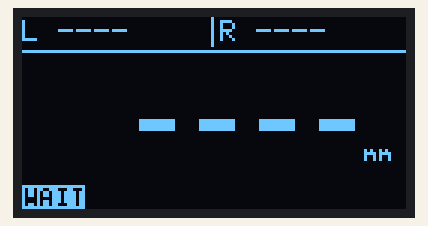
This sketch was run on a simulated ESP32. Shown: 128×64 one-colour display. What the sketch prints to the serial monitor is not drawn.

Above: at 1.4 s.

The sketch:

coupler_height.ino
```cpp
// KORAIL 연결기 높이 측정기 — 이중 레이저 삼각측량
// 밑변(궤간) + 두 레이저 거리(SSS)로 회전축(꼭짓점) 높이를 계산해 OLED에 표시한다.
// 센서: JRT C5B/RX 계열 ×2 (UART), OLED: SSD1309 128x64 (I2C), MCU: ESP32 DevKitC
// 원리: docs/measurement-principle.md, 배선: docs/hardware.md, 보정: docs/calibration.md

#include <Wire.h>
#include <U8g2lib.h>

// ================= 하드웨어 =================
#define S1_RX 16
#define S1_TX 17
#define S2_RX 25
#define S2_TX 26
#define SENSOR_BAUD 9600

#define OLED_SDA 21
#define OLED_SCL 22
#define OLED_ADDR 0x3C

// ================= 측정 / 표시 =================
#define EMA_ALPHA    0.8f     // 1.0 = 필터 없음
#define JUMP_SNAP_MM 50.0f    // 이만큼 튀면 필터 무시하고 즉시 반영
#define STALE_MS     400      // 이 시간 넘게 새 값 없으면 '과거 데이터'
#define DISPLAY_HZ   10
#define FRAME_LEN    12
#define DIST_SCALE   10.0f    // 거리 보정 배율
#define RAW_DEBUG    0        // 1 = 원시 바이트 덤프

// ================= 센서 시작 =================
#define BOOT_DELAY_MS 1000    // 전원 켜고 센서 부팅 대기
#define START_GAP_MS  300     // 두 센서 명령 사이 간격
#define RESTART_MS    2000    // 이 시간 응답 없으면 재시작

// ================= 삼각측량 =================
#define BASE_MM      1435.0f  // 밑변: 두 레이저 점 사이 거리
#define L_OFFSET_MM  0.0f     // 좌 레이저 0점 보정 (측정값에 더함)
#define R_OFFSET_MM  0.0f     // 우 레이저 0점 보정 (측정값에 더함)
#define H_GAIN       1.0f     // 최종 높이 보정: 기울기  (tools/calibrate.py 결과)
#define H_OFFSET_MM  0.0f     // 최종 높이 보정: 절편 (mm)

const uint8_t CMD_CONT[] = {0xAA,0x00,0x00,0x21,0x00,0x01,0x00,0x00,0x22};

U8G2_SSD1309_128X64_NONAME0_F_HW_I2C u8g2(U8G2_R0, U8X8_PIN_NONE);

struct Sensor {
  HardwareSerial *port;
  const char *tag;
  uint8_t  buf[FRAME_LEN];
  int      idx;
  float    mm, filt;
  bool     valid, err;
  uint32_t samples, rateCount, lastRx, lastGood;
  float    rateHz;
};

// S2(Serial1, 25/26) = 좌(L), S1(Serial2, 16/17) = 우(R)
Sensor sL = {&Serial1, "L"};
Sensor sR = {&Serial2, "R"};

struct Tri {
  bool  ok;   // 삼각형 성립
  float h;    // 꼭짓점 높이 (mm)
  float y;    // 꼭짓점이 밑변 중앙에서 좌우로 벗어난 양 (+ = R쪽)
};

// ================= 센서 수신 =================
static inline uint8_t bcd(uint8_t b) { return (b >> 4) * 10 + (b & 0x0F); }

void decode(Sensor &s) {
  s.lastRx = millis();

  if (s.buf[6] == 0xEE) { s.err = true; return; }
  s.err = false;

  float raw = bcd(s.buf[6]) * 1000.0f + bcd(s.buf[7]) * 100.0f +
              bcd(s.buf[8]) * 10.0f   + bcd(s.buf[9]) * 0.1f;
  s.mm = raw * DIST_SCALE;

  if (!s.valid || fabsf(s.mm - s.filt) > JUMP_SNAP_MM) s.filt = s.mm;
  else s.filt += EMA_ALPHA * (s.mm - s.filt);

  s.valid = true;
  s.lastGood = millis();
  s.samples++;
  s.rateCount++;
}

void feed(Sensor &s, uint8_t b) {
  if (s.idx == 0 && b != 0xAA) return;
  s.buf[s.idx++] = b;
#if RAW_DEBUG
  Serial.printf("%02X ", b);
#endif
  if (s.idx < FRAME_LEN) return;
  s.idx = 0;
  decode(s);
#if RAW_DEBUG
  if (s.err) Serial.printf("| %s  EE (반사 없음)\n", s.tag);
  else       Serial.printf("| %s  %.1f mm\n", s.tag, s.mm);
#endif
}

void service(Sensor &s) {
  while (s.port->available()) feed(s, s.port->read());
}

void startSensor(Sensor &s) {
  s.port->write(CMD_CONT, sizeof(CMD_CONT));
  s.lastRx = millis();
}

// ================= 삼각측량 =================
// 밑변 D, 좌 변 a, 우 변 b (서로 달라도 됨) → 꼭짓점 높이
Tri solveTri(float a, float b) {
  Tri t = {false, 0.0f, 0.0f};
  const float D = BASE_MM;
  if (a <= 0.0f || b <= 0.0f) return t;

  const float x  = (a * a - b * b + D * D) / (2.0f * D);  // 좌 착점 → 꼭짓점 수선의 발
  const float h2 = a * a - x * x;
  if (h2 <= 0.0f) return t;                                // 삼각형 안 됨

  t.h  = H_GAIN * sqrtf(h2) + H_OFFSET_MM;
  t.y  = x - 0.5f * D;
  t.ok = true;
  return t;
}

// ================= 디스플레이 =================
void fmtAge(char *b, size_t n, uint32_t ms) {
  if (ms < 9950)        snprintf(b, n, "%.1fs", ms / 1000.0f);
  else if (ms < 999500) snprintf(b, n, "%lus", (unsigned long)((ms + 500) / 1000));
  else                  snprintf(b, n, "OLD");
}

// inv = 반전(주의 표시), alignRight = x를 오른쪽 끝으로
void label(int x, int yb, const char *txt, bool inv, bool alignRight) {
  const int w = u8g2.getStrWidth(txt);
  if (alignRight) x -= w;
  if (inv) {
    const int a = u8g2.getAscent();
    u8g2.drawBox(x - 1, yb - a - 1, w + 2, a + 2);
    u8g2.setDrawColor(0);
  }
  u8g2.drawStr(x, yb, txt);
  u8g2.setDrawColor(1);
}

// 상단 한 칸: "L 1155" + 상태(● 측정중 / 반전 "1.2s" 과거값 / 반전 "EE" 반사없음)
void drawSensor(const Sensor &s, float shown, int x, int xr, uint32_t now) {
  char b[16];
  if (s.valid) snprintf(b, sizeof(b), "%s %.0f", s.tag, shown);
  else         snprintf(b, sizeof(b), "%s ----", s.tag);
  u8g2.drawStr(x, 8, b);

  if (s.err) {
    label(xr, 8, "EE", true, true);
  } else if (s.valid) {
    const uint32_t age = now - s.lastGood;
    if (age <= STALE_MS) {
      u8g2.drawDisc(xr - 3, 4, 3);
    } else {
      fmtAge(b, sizeof(b), age);
      label(xr, 8, b, true, true);
    }
  }
}

void drawScreen(float dL, float dR, const Tri &t, bool both, bool live,
                uint32_t hAge, uint32_t now) {
  char b[24];
  u8g2.clearBuffer();

  // 1) 상단: 레이저 거리 (작게) — 왼쪽 L, 오른쪽 R
  u8g2.setFont(u8g2_font_6x10_tf);
  drawSensor(sL, dL, 0, 61, now);
  drawSensor(sR, dR, 66, 127, now);
  u8g2.drawVLine(63, 0, 10);
  u8g2.drawHLine(0, 11, 128);

  // 2) 가운데: 높이 (크게)
  if (t.ok) snprintf(b, sizeof(b), "%.1f", t.h);
  else      strcpy(b, "----");
  u8g2.setFont(u8g2_font_logisoso32_tn);
  int w = u8g2.getStrWidth(b);
  if (w > 108) { u8g2.setFont(u8g2_font_logisoso24_tn); w = u8g2.getStrWidth(b); }
  int x = 111 - w;
  if (x < 0) x = 0;
  u8g2.drawStr(x, 48, b);
  u8g2.setFont(u8g2_font_5x7_tf);
  u8g2.drawStr(114, 48, "mm");

  // 3) 하단 왼쪽: 높이 데이터 상태
  if (!both) {
    label(1, 63, "WAIT", true, false);
  } else if (live) {
    label(1, 63, "LIVE", false, false);
  } else {
    char a[8];
    fmtAge(a, sizeof(a), hAge);
    snprintf(b, sizeof(b), "HOLD %s", a);
    label(1, 63, b, true, false);
  }

  // 하단 오른쪽: 삼각형 성립 여부 / 꼭짓점 좌우 위치
  if (both) {
    if (!t.ok) {
      label(127, 63, "TRI NG", true, true);
    } else {
      snprintf(b, sizeof(b), "y%+.0f", t.y);
      label(127, 63, b, false, true);
    }
  }

  u8g2.sendBuffer();
}

// ================= 메인 =================
void setup() {
  Serial.begin(115200);
  Serial2.begin(SENSOR_BAUD, SERIAL_8N1, S1_RX, S1_TX);
  Serial1.begin(SENSOR_BAUD, SERIAL_8N1, S2_RX, S2_TX);

  Wire.begin(OLED_SDA, OLED_SCL);
  Wire.setClock(400000);
  u8g2.setI2CAddress(OLED_ADDR * 2);
  u8g2.begin();
  u8g2.setFontMode(1);

  // 센서 부팅 대기 후 시간차를 두고 하나씩 시작
  delay(BOOT_DELAY_MS);
  startSensor(sL);
  delay(START_GAP_MS);
  startSensor(sR);

#if !RAW_DEBUG
  Serial.println("ms,L_mm,R_mm,h_mm,y_mm,live");
#endif
}

void loop() {
  service(sL);
  service(sR);

  const uint32_t now = millis();

  // 재시작은 한 번에 한 센서만, 간격 두고
  static uint32_t lastCmd = 0;
  if (now - lastCmd >= START_GAP_MS) {
    Sensor *t = nullptr;
    if (now - sL.lastRx > RESTART_MS)      t = &sL;
    else if (now - sR.lastRx > RESTART_MS) t = &sR;
    if (t) {
      startSensor(*t);
      lastCmd = now;
      Serial.printf("# %s 재시작\n", t->tag);
    }
  }

  static uint32_t rateT0 = 0;
  if (now - rateT0 >= 1000) {
    const float dt = (now - rateT0) / 1000.0f;
    sL.rateHz = sL.rateCount / dt; sL.rateCount = 0;
    sR.rateHz = sR.rateCount / dt; sR.rateCount = 0;
    rateT0 = now;
  }

  static uint32_t lastDraw = 0;
  if (now - lastDraw >= 1000 / DISPLAY_HZ) {
    lastDraw = now;

    const float dL = sL.filt + L_OFFSET_MM;
    const float dR = sR.filt + R_OFFSET_MM;
    const bool  both = sL.valid && sR.valid;
    const Tri   t = both ? solveTri(dL, dR) : Tri{false, 0.0f, 0.0f};

    const uint32_t ageL = now - sL.lastGood, ageR = now - sR.lastGood;
    const uint32_t hAge = ageL > ageR ? ageL : ageR;
    const bool live = both && !sL.err && !sR.err && hAge <= STALE_MS;

    drawScreen(dL, dR, t, both, live, hAge, now);

#if !RAW_DEBUG
    Serial.printf("%lu,%.1f,%.1f,%.1f,%.1f,%d\n",
                  (unsigned long)now, dL, dR, t.h, t.y, live);
#endif
  }
}
```
